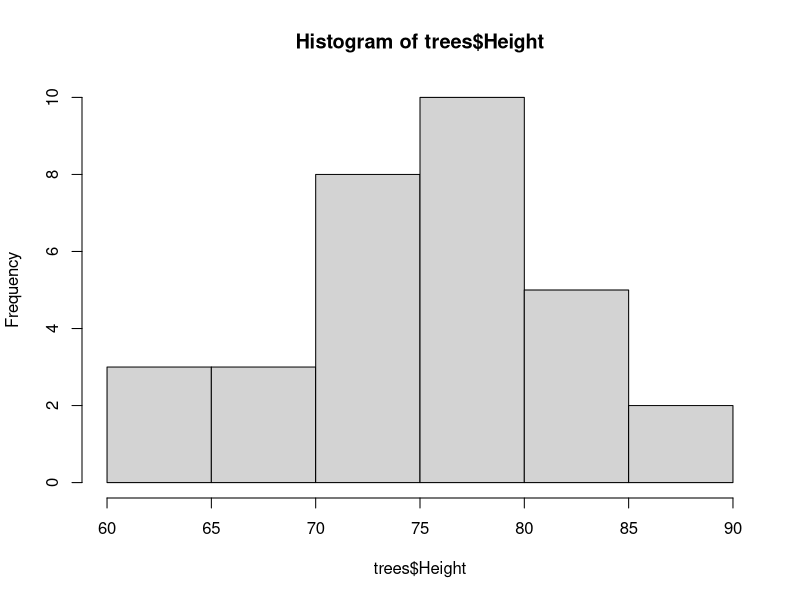
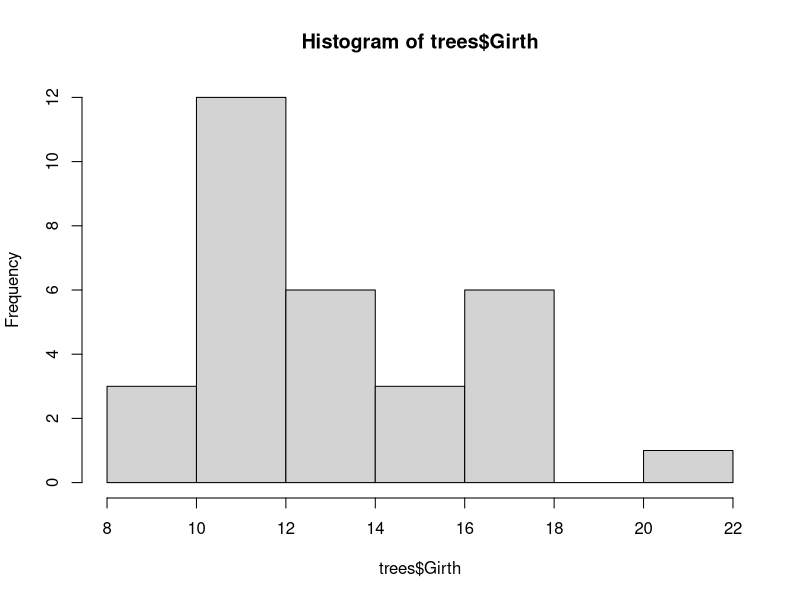
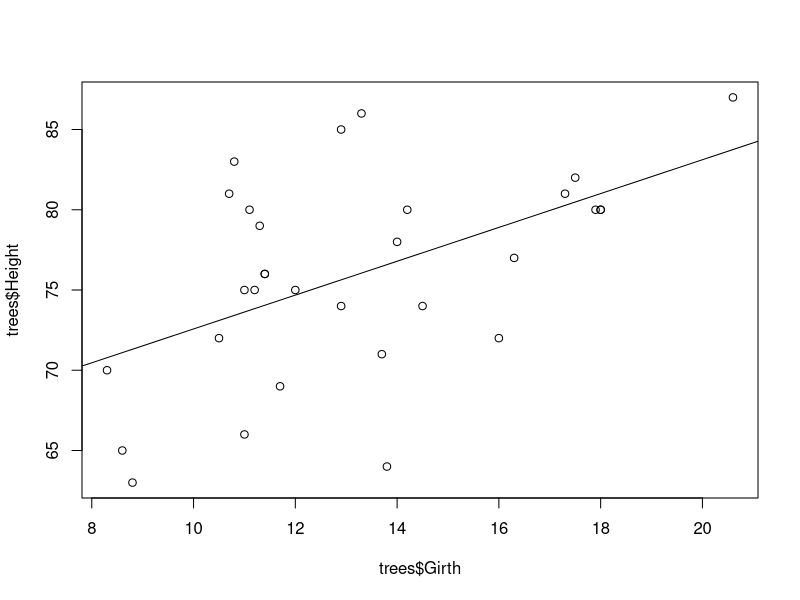

Write the R code that produced these figures, in order.
# Ex07_02
# Computing a bivariate regression

# Load data
?trees
data(trees)
trees[1:5,] # Show first 5 lines

# Quick graphical check on the data
hist(trees$Height)
hist(trees$Girth)
plot(trees$Girth, trees$Height)
abline(lm(trees$Height ~ trees$Girth))

# Linear regression model
# NOTE: Correlation is used to test the strength of the association
# Regression allows you to PREDICT values based on another variable
reg1 <- lm(Height ~ Girth, data = trees)
reg1
summary(reg1)

# Confidence intervals for coefficients
confint(reg1)

# Predict values based on regression equation
predict(reg1) # Predicted height based on girth
predict(reg1, interval = "prediction") # CI for predicted height

# Regression diagnostics
lm.influence(reg1)
influence.measures(reg1)

rm(list = ls())

# Basics of linear regression.
# One variable predicting an outcome on a second quantitative variable
# One of the basic measures of associations in statistics
